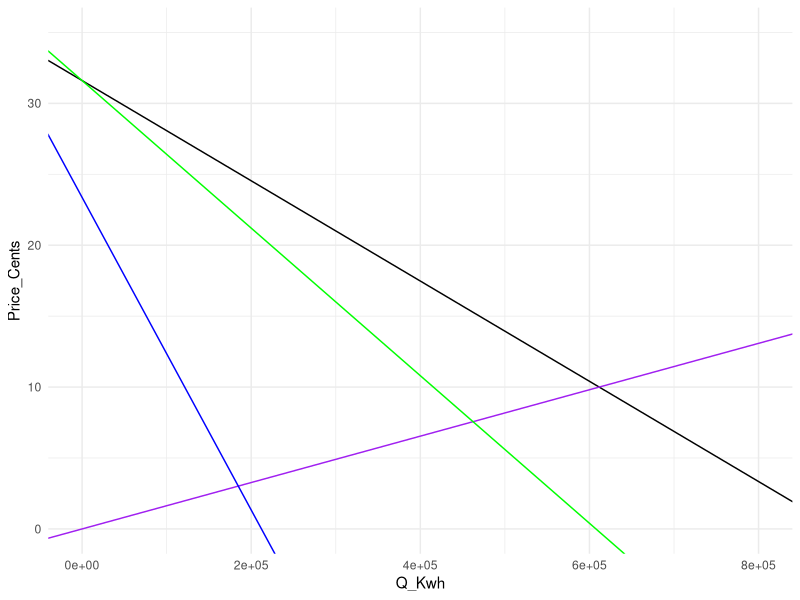

Reproduce this figure in R.
## ---- chunk 1
knitr::opts_chunk$set(warning = FALSE, message = FALSE)

library(here)
library(tidyverse)
library(kableExtra)
## ---- chunk 2
#Loading in the data and baselines

data <- read_csv(here("HW3_data.csv"))[,-1] #upload and drop first column

#est constants
price_e = 10 #cents/kWh
scc = 5100 # cent price/metric_ton 1000 kg
emis_lb_per_kwh = .85 #lbs CO2/kWh
emis_kg_per_kwh = emis_lb_per_kwh * 0.45359237 #kgs CO2/kWh
## ---- chunk 3
#linear regression for functions
low_lm <- lm(Price_Cents ~ Q_Low_Kwh, data = data)
high_lm <- lm(Price_Cents ~ Q_High_Kwh, data = data)

agg_slope <- 1/((1/low_lm$coefficients[2])+(1/high_lm$coefficients[2]))

high_dem <- function(quantity){  
  demand_p = high_lm$coefficients[2]*quantity + high_lm$coefficients[1]
  return(demand_p)
}
low_dem <- function(quantity){  
  demand_p = low_lm$coefficients[2]*quantity + low_lm$coefficients[1]
}
agg_dem <- function(quantity){
  demand_p = agg_slope*quantity + high_lm$coefficients[1]
  return(demand_p)
}

#linear regression for inverse functions 
low_lm_inv<- lm(Q_Low_Kwh ~ Price_Cents, data = data)
high_lm_inv <- lm(Q_High_Kwh ~ Price_Cents, data = data)

high_dem_inv <- function(price){  
  demand_q = high_lm_inv$coefficients[2]*price + high_lm_inv$coefficients[1]
}
low_dem_inv <- function(price){  
  demand_q = low_lm_inv$coefficients[2]*price + low_lm_inv$coefficients[1]
}
agg_dem_inv <- function(price){  
  demand_q = (price - high_lm$coefficients[1])/agg_slope
}
## ---- chunk 4
mec = emis_kg_per_kwh * scc * (1/1000) #mec per kWh electricity
## ---- chunk 5
quant_e <- agg_dem_inv(price_e)
supply_slope <- price_e/quant_e

sup <- function(quantity){
  price = supply_slope * quantity
}
sup_inv <- function(price){
  quantity = price/supply_slope
}
## ---- chunk 6
ggplot(data = data, aes(x = Q_Kwh, y = Price_Cents)) +
  geom_abline(intercept = high_lm$coefficients[1], slope = agg_slope, color = "black") +
  geom_abline(intercept = 0, slope = supply_slope, color = "purple") + 
  geom_abline(intercept = high_lm$coefficients[1], slope = high_lm$coefficients[2], color = "green") +
  geom_abline(intercept = low_lm$coefficients[1], slope = low_lm$coefficients[2], color = "blue") +
  theme_minimal() + 
  ylim(0,35) +
  xlim(0,800000)
## ---- chunk 7
con_surplus = (.5*quant_e*(high_lm$coefficients[1] - price_e))/100
prod_surplus = (.5*quant_e*price_e)/100
env_cost = (mec * quant_e)/100 #div by hundred for dollar value
## ---- chunk 8
high_ben = (.5 * high_dem_inv(price_e) * (high_lm$coefficients[1] - price_e)) / 100
low_ben = (.5 * low_dem_inv(price_e) * (low_lm$coefficients[1] - price_e)) / 100
## ---- chunk 9
new_q = (mec - high_lm$coefficients[1])/(agg_slope-supply_slope)
new_p = agg_dem(new_q)

high_ben_tax = (.5 * high_dem_inv(new_p) * (high_lm$coefficients[1] - new_p)) / 100
low_ben_tax = (.5 * low_dem_inv(new_p) * (low_lm$coefficients[1] - new_p)) / 100

prod_surplus_tax = (.5*new_q*(new_p-mec))/100
env_cost_tax = (mec * new_q)/100
tax_rev = new_q * (mec)/100
## ---- chunk 10
scc = 5100
mec = emis_kg_per_kwh * scc * (1/1000) #mec per kWh electricity

new_q = (mec - high_lm$coefficients[1]) / (agg_slope - supply_slope)
new_p = agg_dem(new_q)

tax_rev = new_q * mec/100

high_perc = high_dem_inv(new_p)/new_q
low_perc = 1 - high_perc

high_tax_share = tax_rev * high_perc
low_tax_share = tax_rev * low_perc

high_ben_plus_tax = ((.5 * high_dem_inv(new_p) * (high_lm$coefficients[1] - new_p)) / 100) + high_tax_share
low_ben_plus_tax = ((.5 * low_dem_inv(new_p) * (low_lm$coefficients[1] - new_p)) / 100) + low_tax_share
prod_surplus_tax = (.5*new_q*(new_p-mec))/100
## ---- chunk 11
scc = 7500
mec = emis_kg_per_kwh * scc * (1/1000) #mec per kWh electricity

new_q = (mec - high_lm$coefficients[1]) / (agg_slope - supply_slope)
new_p = agg_dem(new_q)

tax_rev = new_q * mec/100

high_perc = high_dem_inv(new_p)/new_q
low_perc = 1 - high_perc

high_tax_share = tax_rev * high_perc
low_tax_share = tax_rev * low_perc

high_ben_plus_tax = ((.5 * high_dem_inv(new_p) * (high_lm$coefficients[1] - new_p)) / 100) + high_tax_share
low_ben_plus_tax = ((.5 * low_dem_inv(new_p) * (low_lm$coefficients[1] - new_p)) / 100) + low_tax_share
prod_surplus_tax = (.5*new_q*(new_p-mec))/100
## ---- chunk 12
scc = 10000
mec = emis_kg_per_kwh * scc * (1/1000) #mec per kWh electricity

new_q = (mec - high_lm$coefficients[1]) / (agg_slope - supply_slope)
new_p = agg_dem(new_q)

tax_rev = new_q * mec/100

high_perc = high_dem_inv(new_p)/new_q
low_perc = 1 - high_perc

high_tax_share = tax_rev * high_perc
low_tax_share = tax_rev * low_perc

high_ben_plus_tax = ((.5 * high_dem_inv(new_p) * (high_lm$coefficients[1] - new_p)) / 100) + high_tax_share
low_ben_plus_tax = ((.5 * low_dem_inv(new_p) * (low_lm$coefficients[1] - new_p)) / 100) + low_tax_share
prod_surplus_tax = (.5*new_q*(new_p-mec))/100
## ---- chunk 13
scc = 15000
mec = emis_kg_per_kwh * scc * (1/1000) #mec per kWh electricity

new_q = (mec - high_lm$coefficients[1]) / (agg_slope - supply_slope)
new_p = agg_dem(new_q)

tax_rev = new_q * mec/100

high_perc = high_dem_inv(new_p)/new_q
low_perc = 1 - high_perc

high_tax_share = tax_rev * high_perc
low_tax_share = tax_rev * low_perc

high_ben_plus_tax = ((.5 * high_dem_inv(new_p) * (high_lm$coefficients[1] - new_p)) / 100) + high_tax_share
low_ben_plus_tax = ((.5 * low_dem_inv(new_p) * (low_lm$coefficients[1] - new_p)) / 100) + low_tax_share
prod_surplus_tax = (.5*new_q*(new_p-mec))/100
## ---- chunk 14
scc = 12500
mec = emis_kg_per_kwh * scc * (1/1000) #mec per kWh electricity

new_q = (mec - high_lm$coefficients[1]) / (agg_slope - supply_slope)
new_p = agg_dem(new_q)

tax_rev = new_q * mec/100

high_perc = high_dem_inv(new_p)/new_q
low_perc = 1 - high_perc

high_tax_share = tax_rev * high_perc
low_tax_share = tax_rev * low_perc

high_ben_plus_tax = ((.5 * high_dem_inv(new_p) * (high_lm$coefficients[1] - new_p)) / 100) + high_tax_share
low_ben_plus_tax = ((.5 * low_dem_inv(new_p) * (low_lm$coefficients[1] - new_p)) / 100) + low_tax_share
prod_surplus_tax = (.5*new_q*(new_p-mec))/100
## ---- chunk 15
scc = 5100
mec = emis_kg_per_kwh * scc * (1/1000) #mec per kWh electricity

data_solar <- data %>% 
  mutate(Solar_Price = Price_Cents/2)

solar_lm <- lm(Solar_Price ~ Q_High_Kwh, data = data_solar)

solar_agg_slope <- 1/(low_lm_inv$coefficients[2] + high_lm_inv$coefficients[2])

solar_demand <- function(quantity){  
  demand_p = solar_agg_slope[2]*quantity + low_lm$coefficients[1]
  return(demand_p)
}

new_q <- (low_lm$coefficients[1]) / (supply_slope - solar_agg_slope)
new_p <- supply_slope*new_q

env_cost_solar = (mec * new_q)/100

tax = env_cost_solar*100/(new_q)
